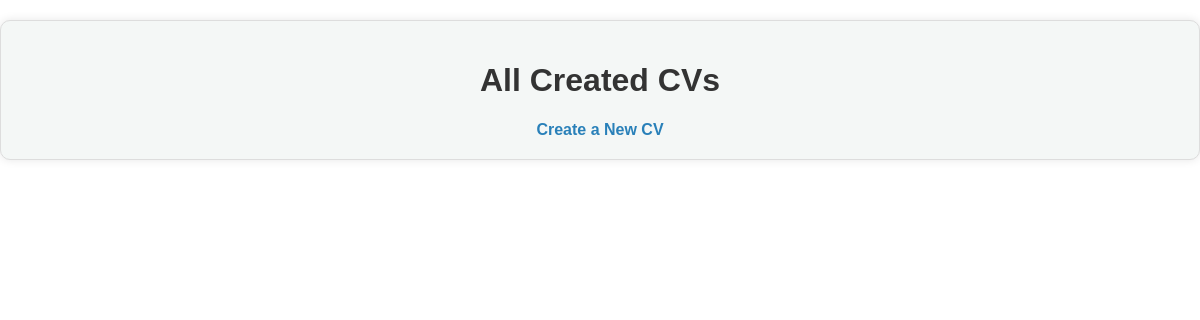
Page /cv-success/ on the earlier database version.
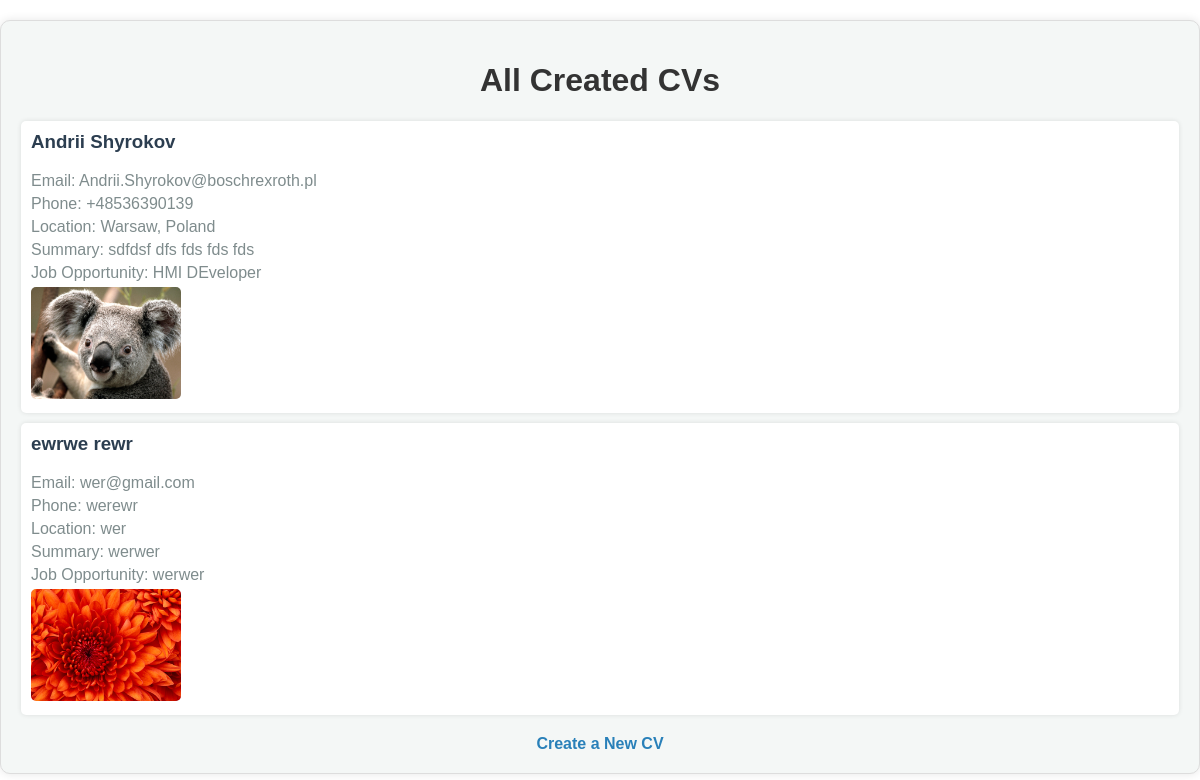
Same page on the later database version.
### cvkerapp/models.py (models this page shows, shortened)
class CV(models.Model):
    id = models.AutoField(primary_key=True)  # Automatically increments to create a unique ID
    name = models.CharField(max_length=100)  # The name of the person
    surname = models.CharField(max_length=100)  # The surname of the person
    email = models.EmailField(unique=True)  # Ensures email is unique
    phone = models.CharField(max_length=15)  # The phone number, adjust the length if needed
    photo = models.ImageField(upload_to='cv_photos/', null=True, blank=True)  # Optional photo
    localization = models.CharField(max_length=255)  # The location, can be a city or region
    summary = models.TextField()  # A short summary or bio
    job_opportunity = models.TextField()  # Potential job opportunities or goals
    class Meta:
        verbose_name = 'CV'
        verbose_name_plural = 'CVs'

### cvkerapp/views.py (the view)
# urls.py: path('cv-success/', views.cv_success, name='cv_success'),
def cv_success(request):
    cv_list = CV.objects.all()
    return render(request, 'cv_success.html', {'cv_list': cv_list})

### cvkerapp/templates/cv_success.html (shortened to what this page needs)
<!DOCTYPE html>
<html lang="en">
<head>
</head>
<body>
    <div class="container">
        <h1>All Created CVs</h1>
        <ul>
            {% for cv in cv_list %}
            <li>
                <h3>{{ cv.name }} {{ cv.surname }}</h3>
                <p>Email: {{ cv.email }}</p>
                <p>Phone: {{ cv.phone }}</p>
                <p>Location: {{ cv.localization }}</p>
                <p>Summary: {{ cv.summary }}</p>
                <p>Job Opportunity: {{ cv.job_opportunity }}</p>
                {% if cv.photo %}
                    <img src="{{ cv.photo.url }}" alt="{{ cv.name }}'s photo">
                {% endif %}
            </li>
            {% endfor %}
        </ul>
        <a href="{% url 'start_page' %}">Create a New CV</a>
    </div>
</body>
</html>

### cvkerapp/templates/cv_success.html (style rules this page uses)
body, html { margin: 0; padding: 0; font-family: Arial, sans-serif; height: 100%; }
.container { max-height: 100vh; width: 100%; padding: 20px; box-sizing: border-box; overflow-y: auto; background-color: #f4f7f6; border: 1px solid #ddd; border-radius: 10px; margin: 20px auto; box-shadow: 0 0 10px rgba(0, 0, 0, 0.1); }
h1 { text-align: center; color: #333; }
ul { list-style-type: none; padding-left: 0; }
li { background-color: #fff; padding: 10px; margin-bottom: 10px; border-radius: 5px; box-shadow: 0 0 5px rgba(0, 0, 0, 0.1); }
li h3 { margin-top: 0; color: #2c3e50; }
li p { margin: 5px 0; color: #7f8c8d; }
img { max-width: 150px; height: auto; border-radius: 5px; }
a { display: block; text-align: center; margin-top: 20px; font-weight: bold; text-decoration: none; color: #2980b9; }

Differences in the rows shown:
added CV: name "Andrii", surname "Shyrokov", email "Andrii.Shyrokov@boschrexroth.pl", phone "+48536390139", localization "Warsaw, Poland", summary "sdfdsf dfs fds fds fds", job_opportunity "HMI DEveloper", photo (picture)
added CV: name "ewrwe", surname "rewr", email "wer@gmail.com", phone "werewr", localization "wer", summary "werwer", job_opportunity "werwer", photo (picture)
